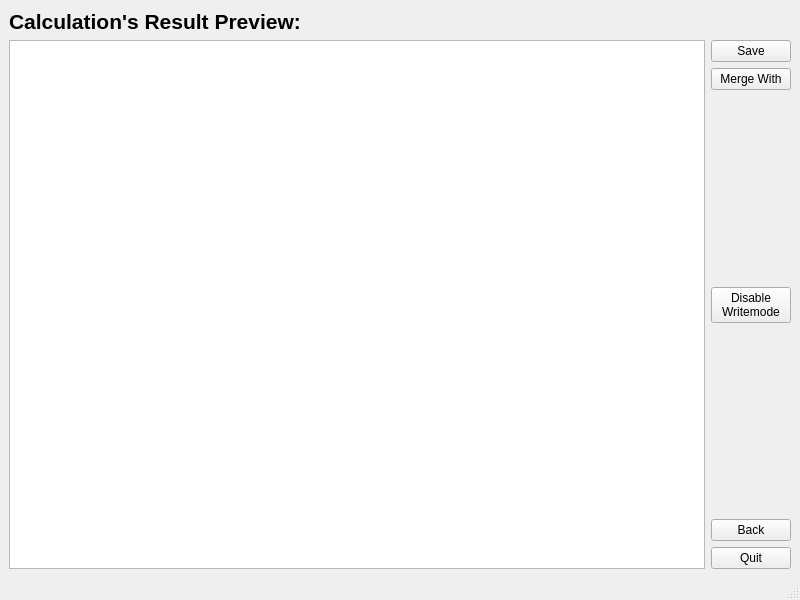
<?xml version="1.0" encoding="UTF-8"?>
<ui version="4.0">
 <class>Results</class>
 <widget class="QMainWindow" name="Results">
  <property name="geometry">
   <rect>
    <x>0</x>
    <y>0</y>
    <width>800</width>
    <height>600</height>
   </rect>
  </property>
  <property name="windowTitle">
   <string>MainWindow</string>
  </property>
  <widget class="QWidget" name="centralwidget">
   <layout class="QHBoxLayout" name="horizontalLayout">
    <item>
     <layout class="QGridLayout" name="gridLayout_3">
      <item row="0" column="0">
       <widget class="QLabel" name="label">
        <property name="text">
         <string>&lt;html&gt;&lt;head/&gt;&lt;body&gt;&lt;p&gt;&lt;span style=&quot; font-size:16pt; font-weight:600;&quot;&gt;Calculation's Result Preview:&lt;/span&gt;&lt;/p&gt;&lt;/body&gt;&lt;/html&gt;</string>
        </property>
       </widget>
      </item>
      <item row="1" column="0">
       <layout class="QGridLayout" name="gridLayout_2">
        <item row="0" column="0">
         <widget class="QTextEdit" name="textEdit_result"/>
        </item>
        <item row="0" column="1">
         <layout class="QGridLayout" name="gridLayout">
          <item row="8" column="0">
           <widget class="QPushButton" name="pushButton_quit">
            <property name="text">
             <string>Quit</string>
            </property>
           </widget>
          </item>
          <item row="2" column="0">
           <widget class="QPushButton" name="pushButton_merge">
            <property name="text">
             <string>Merge With</string>
            </property>
           </widget>
          </item>
          <item row="7" column="0">
           <widget class="QPushButton" name="pushButton_back">
            <property name="text">
             <string>Back</string>
            </property>
           </widget>
          </item>
          <item row="6" column="0">
           <spacer name="verticalSpacer_2">
            <property name="orientation">
             <enum>Qt::Vertical</enum>
            </property>
            <property name="sizeHint" stdset="0">
             <size>
              <width>20</width>
              <height>40</height>
             </size>
            </property>
           </spacer>
          </item>
          <item row="0" column="0" rowspan="2">
           <widget class="QPushButton" name="pushButton_save">
            <property name="text">
             <string>Save</string>
            </property>
           </widget>
          </item>
          <item row="4" column="0">
           <widget class="QPushButton" name="pushButton_writemode">
            <property name="text">
             <string>Disable
 Writemode </string>
            </property>
           </widget>
          </item>
          <item row="3" column="0">
           <spacer name="verticalSpacer_3">
            <property name="orientation">
             <enum>Qt::Vertical</enum>
            </property>
            <property name="sizeHint" stdset="0">
             <size>
              <width>20</width>
              <height>40</height>
             </size>
            </property>
           </spacer>
          </item>
         </layout>
        </item>
       </layout>
      </item>
     </layout>
    </item>
   </layout>
  </widget>
  <widget class="QMenuBar" name="menubar">
   <property name="geometry">
    <rect>
     <x>0</x>
     <y>0</y>
     <width>800</width>
     <height>22</height>
    </rect>
   </property>
  </widget>
  <widget class="QStatusBar" name="statusbar_res"/>
 </widget>
 <resources/>
 <connections/>
</ui>
